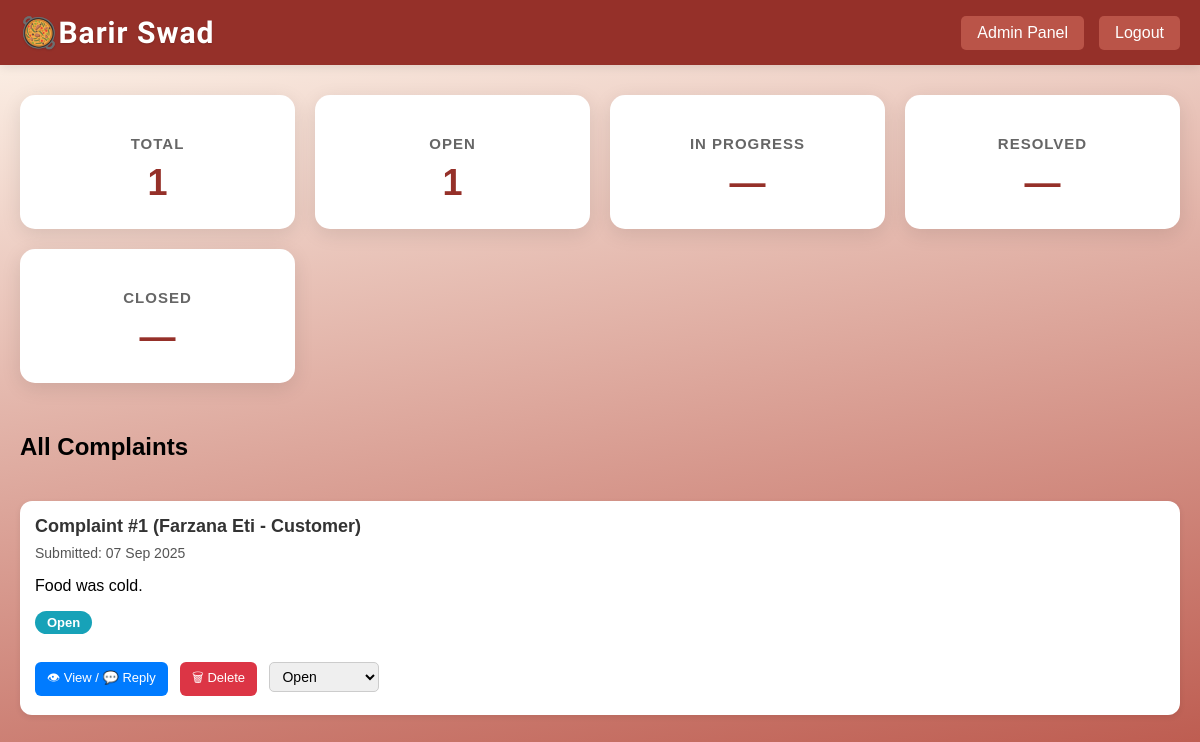
The app's page /admin_complaint_dashboard.php (signed in) with its own data.
### tables this page shows
CREATE TABLE `complaint_support` (
  `User_ID` int(10) NOT NULL,
  `Complaint_ID` int(10) NOT NULL,
  `Description` text NOT NULL,
  `Status` enum('Open','In Progress','Resolved','Closed') NOT NULL DEFAULT 'Open',
  `Submitted_Date` date NOT NULL,
  `Messages` text NOT NULL
);

CREATE TABLE `user` (
  `U_ID` int(10) NOT NULL,
  `Email` varchar(50) NOT NULL,
  `Exp_Years` int(50) NOT NULL,
  `Name` varchar(100) NOT NULL,
  `Address` varchar(100) NOT NULL,
  `Type` enum('Admin','Customer','Cook','') NOT NULL DEFAULT 'Customer',
  `Password` varchar(15) NOT NULL
);

### admin_complaint_dashboard.php (the view, shortened to what this page needs)
<?php
require 'dbconnect.php';
$stats_sql = "SELECT
                COUNT(*) AS total,
                SUM(CASE WHEN Status = 'Open' THEN 1 ELSE 0 END) AS open_count,
                SUM(CASE WHEN Status = 'In Progress' THEN 1 ELSE 0 END) AS inprogress_count,
                SUM(CASE WHEN Status = 'Resolved' THEN 1 ELSE 0 END) AS resolved_count,
                SUM(CASE WHEN Status = 'Closed' THEN 1 ELSE 0 END) AS closed_count
              FROM complaint_support";
$stats_result = $conn->query($stats_sql);
$stats = $stats_result->fetch_assoc();
$list_sql = "SELECT c.Complaint_ID, c.User_ID, c.Description, c.Status, c.Submitted_Date, c.Messages, u.Name, u.Type
             FROM complaint_support c
             JOIN user u ON c.User_ID = u.U_ID
             ORDER BY c.Submitted_Date DESC";
$complaints_result = $conn->query($list_sql);
?>
<!DOCTYPE html>
<html lang="en">
<head>
<link rel="stylesheet" href="cook_styles.css">
<link rel="stylesheet" href="complaint_styles.css">
</head>
<body>
<header class="header">
    <div class="nav">
        <div class="logo">🥘Barir Swad</div>
        <nav class="nav-links">
            <a href="admin_dash.php" class="btn">Admin Panel</a>
            <a href="logout.php" class="btn logout">Logout</a>
        </nav>
    </div>
</header>
<div class="container">
    <div class="stats-grid">
        <div class="stat-card"><h3>Total</h3><div class="number"><?= $stats['total'] ?: '—' ?></div></div>
        <div class="stat-card"><h3>Open</h3><div class="number"><?= $stats['open_count'] ?: '—' ?></div></div>
        <div class="stat-card"><h3>In Progress</h3><div class="number"><?= $stats['inprogress_count'] ?: '—' ?></div></div>
        <div class="stat-card"><h3>Resolved</h3><div class="number"><?= $stats['resolved_count'] ?: '—' ?></div></div>
        <div class="stat-card"><h3>Closed</h3><div class="number"><?= $stats['closed_count'] ?: '—' ?></div></div>
    </div>
    <div class="complaints-section">
        <div class="dashboard-header">
            <h2>All Complaints</h2>
        </div>
        <?php if ($complaints_result->num_rows > 0): ?>
            <?php $serial = 1; ?>
            <?php while ($row = $complaints_result->fetch_assoc()): ?>
                <?php
                    $statusClass = '';
                    switch ($row['Status']) {
                        case 'Open': $statusClass = 'status-pending'; break;
                    }
                ?>
                <div class="complaint-card">
                    <h3>Complaint #<?= $serial ?> (<?= htmlspecialchars($row['Name']) ?> - <?= htmlspecialchars($row['Type']) ?>)</h3>
                    <div class="complaint-meta">
                        Submitted: <?= date("d M Y", strtotime($row['Submitted_Date'])) ?>
                    </div>
                    <p><?= nl2br(htmlspecialchars(mb_strimwidth($row['Description'],0,100,"..."))) ?></p>
                    <span class="status-badge <?= $statusClass ?>"><?= $row['Status'] ?></span>
                    <div class="card-actions">
                        <a href="admin_view_complaint.php?id=<?= $row['Complaint_ID'] ?>&num=<?= $serial ?>" class="btn small">👁 View / 💬 Reply</a>
                                                <a href="admin_delete_complaint.php?id=<?= $row['Complaint_ID'] ?>" class="btn small danger" onclick="return confirm('Are you sure you want to delete this complaint?');">🗑 Delete</a>
                        <form action="admin_update_status.php" method="POST" style="display:inline-block;">
                            <select name="status" onchange="this.form.submit()">
                                <option value="Open" <?= $row['Status']=='Open'?'selected':'' ?>>Open</option>
                            </select>
                        </form>
                    </div>
                </div>
                <?php $serial++; ?>
            <?php endwhile; ?>
        <?php else: ?>
            <p class="no-data">😶 No complaints found.</p>
        <?php endif; ?>
    </div>
</div>
</body>
</html>

### cook_styles.css (style rules this page uses)
body { font-family: Arial, sans-serif; min-height: 100vh; margin: 0; padding: 0; background: linear-gradient(170deg, #fff8ee 0%, #BA5448 100%); }
.header { background: #953029; box-shadow: 0 2px 10px rgba(0,0,0,0.1); padding: 15px 0; }
.nav { display: flex; justify-content: space-between; align-items: center; max-width: 1200px; margin: 0 auto; padding: 0 20px; }
.logo { font-family: 'DynaPuff', cursive, sans-serif; font-weight: 700; font-size: 30px; color: #fff; letter-spacing: 1px; text-shadow: 0 1px 2px rgba(0,0,0,0.15); transition: transform 0.3s; }
.nav-links { display: flex; gap: 15px; align-items: center; }
.nav-links a { text-decoration: none; color: #333; padding: 8px 16px; border-radius: 5px; transition: background 0.3s; }
.nav-links .btn { background: #BA5448; color: white; }
.nav-links .logout { background: #BA5448; }
.container { max-width: 1200px; margin: 30px auto; padding: 0 20px; }
.btn, button { background: #953029; color: white; padding: 10px 20px; border-radius: 8px; text-decoration: none; border: none; cursor: pointer; transition: all 0.3s; }
.stats-grid { display: grid; grid-template-columns: repeat(auto-fit, minmax(250px, 1fr)); gap: 20px; margin-bottom: 30px; }
.stat-card { background: white; padding: 25px; border-radius: 15px; box-shadow: 0 5px 20px rgba(0,0,0,0.1); text-align: center; transition: transform 0.3s; }
.stat-card h3 { color: #666; font-size: 15px; text-transform: uppercase; margin-bottom: 10px; letter-spacing: 1px; }
.stat-card .number { font-size: 36px; font-weight: bold; color: #953029; }
input, textarea, select { width: 100%; padding: 10px; margin: 8px 0; border-radius: 8px; border: 1px solid #ccc; font-family: Arial, Helvetica, sans-serif; font-size: 14px; resize: vertical; box-sizing: border-box; }

### complaint_styles.css (style rules this page uses)
.dashboard-header { display: flex; justify-content: space-between; align-items: center; margin: 20px 0; }
.complaint-card { background: #fff; border-radius: 12px; padding: 15px; margin-bottom: 15px; box-shadow: 0 2px 6px rgba(0,0,0,0.08); transition: transform 0.2s ease; }
.complaint-card h3 { margin: 0 0 8px; font-size: 18px; color: #333; }
.complaint-meta { font-size: 14px; color: #555; margin-bottom: 10px; }
.status-badge { display: inline-block; padding: 4px 12px; border-radius: 20px; font-size: 13px; font-weight: 600; color: #fff; margin-bottom: 10px; }
.status-pending { background-color: #17a2b8; }
.card-actions { margin-top: 10px; }
.card-actions a, .card-actions button { margin-right: 8px; text-decoration: none; }
.btn.small { padding: 6px 12px; font-size: 13px; border-radius: 6px; background: #007bff; color: #fff; text-decoration: none; transition: background 0.2s ease; display: inline-block; cursor: pointer; }
.btn.small.danger { background: #dc3545; }

### admin_complaint_dashboard.php (style rules this page uses)
select { padding: 5px 8px; border-radius: 5px; border: 1px solid #ccc; cursor: pointer; }

### records on screen
complaint_support: User_ID.Name "Farzana Eti", User_ID.Type "Customer", Submitted_Date "07 Sep 2025", Description "Food was cold.", Status "Open", status "Open"

### other values on screen
$stats['total'] ?: '—' "1"
$stats['open_count'] ?: '—' "1"
$stats['inprogress_count'] ?: '—' "—"
$stats['resolved_count'] ?: '—' "—"
$stats['closed_count'] ?: '—' "—"
